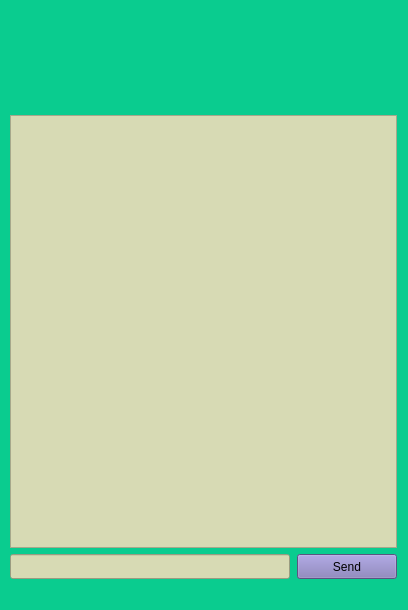
<?xml version="1.0" encoding="UTF-8"?>
<ui version="4.0">
 <class>MainWindow</class>
 <widget class="QMainWindow" name="MainWindow">
  <property name="geometry">
   <rect>
    <x>0</x>
    <y>0</y>
    <width>408</width>
    <height>610</height>
   </rect>
  </property>
  <property name="sizePolicy">
   <sizepolicy hsizetype="Ignored" vsizetype="Ignored">
    <horstretch>0</horstretch>
    <verstretch>0</verstretch>
   </sizepolicy>
  </property>
  <property name="windowTitle">
   <string>MainWindow</string>
  </property>
  <property name="layoutDirection">
   <enum>Qt::LeftToRight</enum>
  </property>
  <property name="styleSheet">
   <string notr="true">background-color: rgb(10, 204, 143)</string>
  </property>
  <widget class="QWidget" name="centralwidget">
   <layout class="QGridLayout" name="gridLayout">
    <item row="0" column="0">
     <widget class="QLabel" name="label">
      <property name="sizePolicy">
       <sizepolicy hsizetype="Ignored" vsizetype="Ignored">
        <horstretch>0</horstretch>
        <verstretch>0</verstretch>
       </sizepolicy>
      </property>
      <property name="minimumSize">
       <size>
        <width>100</width>
        <height>100</height>
       </size>
      </property>
      <property name="maximumSize">
       <size>
        <width>100</width>
        <height>100</height>
       </size>
      </property>
      <property name="acceptDrops">
       <bool>false</bool>
      </property>
      <property name="text">
       <string/>
      </property>
     </widget>
    </item>
    <item row="4" column="0">
     <widget class="QLineEdit" name="lineEdit">
      <property name="sizePolicy">
       <sizepolicy hsizetype="Maximum" vsizetype="Maximum">
        <horstretch>0</horstretch>
        <verstretch>0</verstretch>
       </sizepolicy>
      </property>
      <property name="minimumSize">
       <size>
        <width>280</width>
        <height>25</height>
       </size>
      </property>
      <property name="styleSheet">
       <string notr="true">background-color: rgb(215, 218, 180)</string>
      </property>
     </widget>
    </item>
    <item row="4" column="1">
     <widget class="QPushButton" name="pushButton">
      <property name="sizePolicy">
       <sizepolicy hsizetype="Preferred" vsizetype="Preferred">
        <horstretch>0</horstretch>
        <verstretch>0</verstretch>
       </sizepolicy>
      </property>
      <property name="minimumSize">
       <size>
        <width>25</width>
        <height>25</height>
       </size>
      </property>
      <property name="maximumSize">
       <size>
        <width>100</width>
        <height>16777215</height>
       </size>
      </property>
      <property name="styleSheet">
       <string notr="true">background-color: rgb(127, 118, 180)</string>
      </property>
      <property name="text">
       <string>Send</string>
      </property>
     </widget>
    </item>
    <item row="1" column="0" rowspan="3" colspan="2">
     <widget class="QTextBrowser" name="textBrowser">
      <property name="sizePolicy">
       <sizepolicy hsizetype="Expanding" vsizetype="Ignored">
        <horstretch>0</horstretch>
        <verstretch>0</verstretch>
       </sizepolicy>
      </property>
      <property name="layoutDirection">
       <enum>Qt::LeftToRight</enum>
      </property>
      <property name="styleSheet">
       <string notr="true">background-color: rgb(215, 218, 180)</string>
      </property>
     </widget>
    </item>
   </layout>
  </widget>
  <widget class="QMenuBar" name="menubar">
   <property name="geometry">
    <rect>
     <x>0</x>
     <y>0</y>
     <width>408</width>
     <height>26</height>
    </rect>
   </property>
  </widget>
  <widget class="QStatusBar" name="statusbar"/>
 </widget>
 <resources/>
 <connections/>
</ui>
